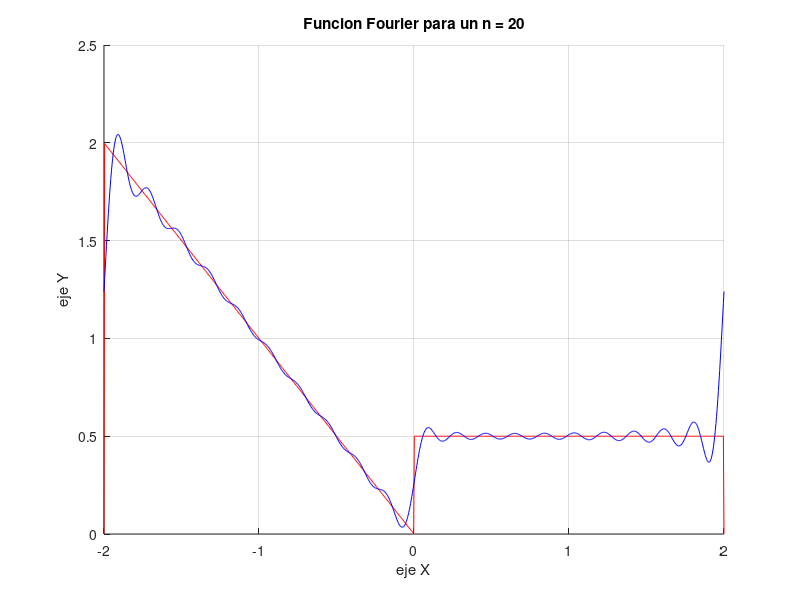

This chart was generated by the following MATLAB code:
close all
clear; 
clc;

cantidadDeIteraciones = 20;
puntosEnIntervalo = linspace(-2, 2, 1000);
%definicion de las variables a usar
T = 4;                                 %periodo
w = (2 * pi) / T;                      %frecuencia angular
A = 1;                                 %amplitud
funcionAuxiliar = 0;                   
funcionFinal = 0;
a0 = 3/4;                                 

for k = 1: cantidadDeIteraciones       %sumatoria
    ak = ((2*((-1)^(k)-1))/(k*pi)^2);
    bk = (1/2)*(((3*(-1)^(k))+ 1)/(pi*k));
    
    %almacena la sumatoria sin el a0
    funcionAuxiliar = funcionAuxiliar + (ak * cos(k*w*puntosEnIntervalo) + bk * sin(k*w*puntosEnIntervalo));
end

funcionFinal = a0 + funcionAuxiliar;

x = linspace(-2, 2, 1000);              %cantidad de puntos en el intervalo -2, 2

funcionOriginal = (((x > -2) & (x < 0)).*(-x) + ((x > 0) & (x < 2)).*(1/2));


figure(1); clf(1)
hold on
plot(x, funcionOriginal, 'r')
plot(puntosEnIntervalo, funcionFinal, 'b')
xlabel('eje X')
ylabel('eje Y')
title('Funcion Fourier para un n = 20')
grid on
